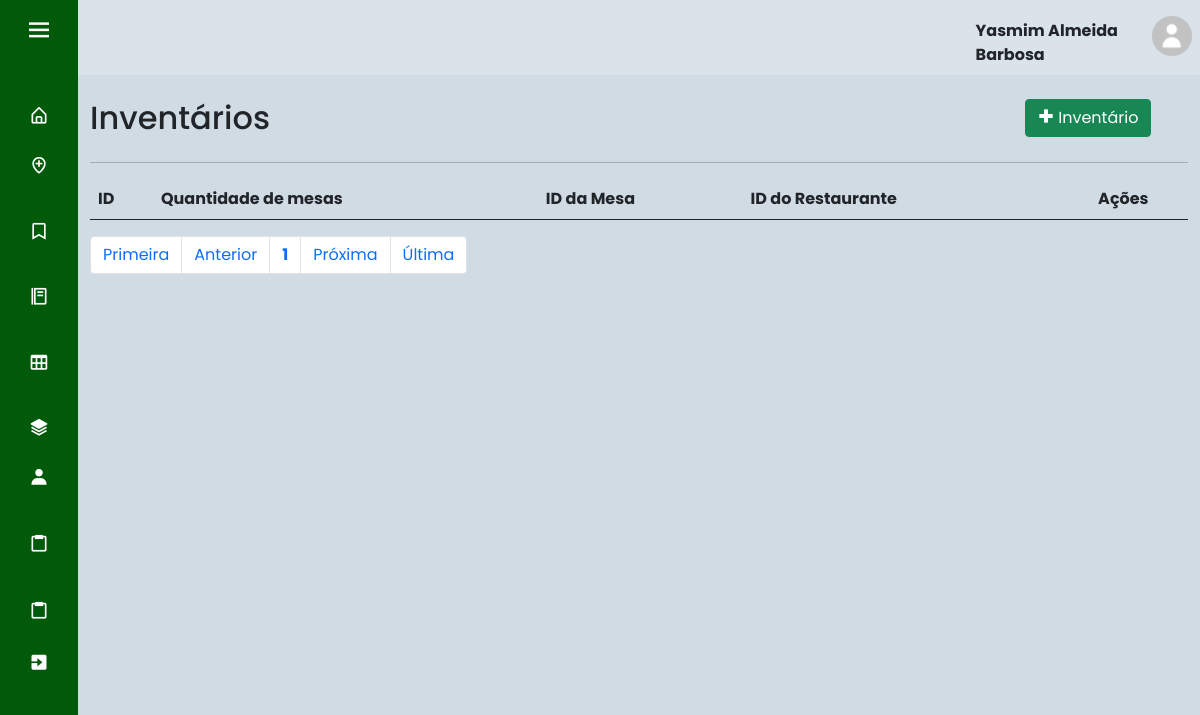
/index.php?page=lista_invent (signed in), run on an earlier commit of the app's database.
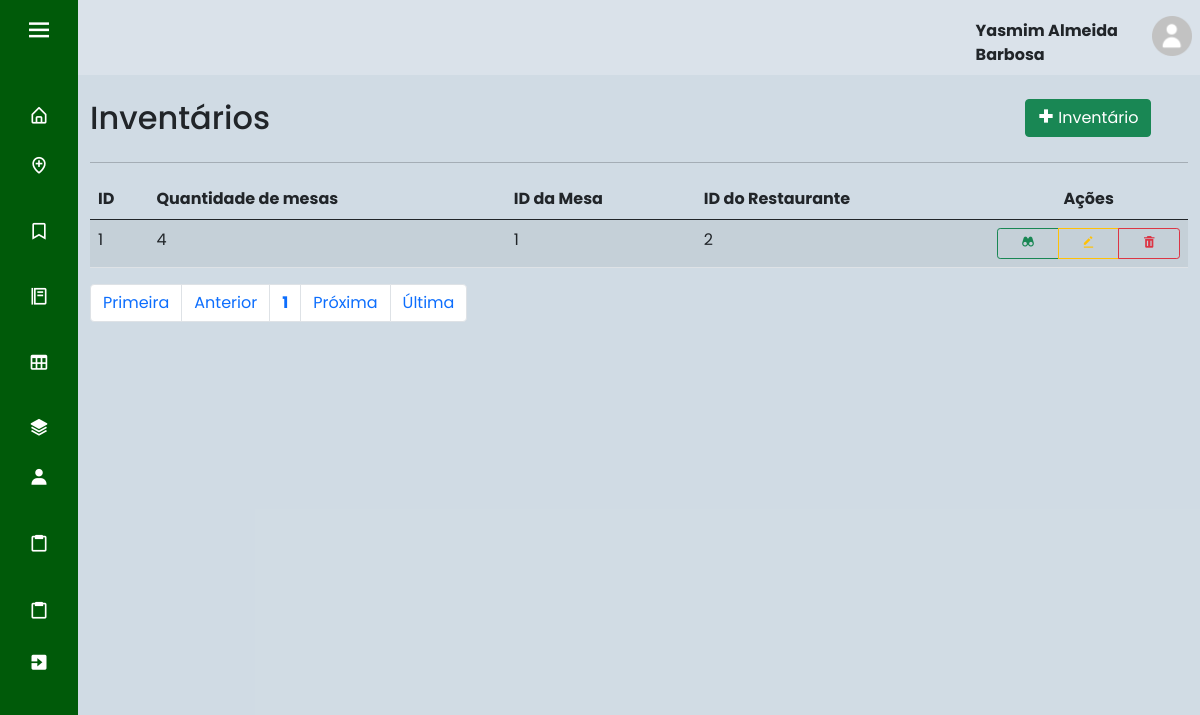
And on a later commit of the database.
### tables this page shows
CREATE TABLE IF NOT EXISTS `usuario` (
  `id_cli` int(11) NOT NULL AUTO_INCREMENT,
  `nome` varchar(45) NOT NULL,
  `email` varchar(45) NOT NULL,
  `senha` varchar(100) NOT NULL,
  `nivel` int(1) DEFAULT NULL,
  `ativo` tinyint(1) DEFAULT NULL,
  PRIMARY KEY (`id_cli`),
  KEY `nivel` (`nivel`)
);

CREATE TABLE IF NOT EXISTS `inventario` (
  `id_invent` int(11) NOT NULL AUTO_INCREMENT,
  `qtde` int(11) NOT NULL,
  `id_mesa` int(11) DEFAULT NULL,
  `id_res` int(11) DEFAULT NULL,
  PRIMARY KEY (`id_invent`),
  KEY `id_mesa` (`id_mesa`),
  KEY `id_res` (`id_res`),
  CONSTRAINT `inventario_ibfk_1` FOREIGN KEY (`id_mesa`) REFERENCES `tipo_mesa` (`id_mesa`),
  CONSTRAINT `inventario_ibfk_2` FOREIGN KEY (`id_res`) REFERENCES `restaurante` (`id_res`)
);

### sis/inventario/lista_invent.php (the view, shortened to what this page needs)
<div id="main" class="container-fluid">
	<div id="top" class="row">
		<div class="col-md-10">
			<h2>Inventários</h2>
		</div>
		<div class="col-md-2">
			<a href="?page=fcad_invent" class="btn btn-success pull-right h2"><i class='bx bx-plus-medical'></i> Inventário</a>
		</div>
	</div>
	<hr/>
	<div id="list" class="row">
		<div class="table-responsive col-md-12">
			<?php
				$quantidade = 5;
				$pagina = (isset($_GET['pagina'])) ? (int)$_GET['pagina'] : 1;
				$inicio = ($quantidade * $pagina) - $quantidade;
				$data = mysqli_query($con, "select * from inventario order by id_invent asc limit $inicio, $quantidade;") or die(mysqli_error("ERRO: ".$con));
				echo "<table class='table table-striped' cellspacing='0' cellpading='0'>";
				echo "<thead><tr>";
				echo "<td><strong>ID</strong></td>";
				echo "<td><strong>Quantidade de mesas</strong></td>";
				echo "<td><strong>ID da Mesa</strong></td>";
				echo "<td><strong>ID do Restaurante</strong></td>";
				echo "<td class='actions d-flex justify-content-center'><strong>Ações</strong></td>";
				echo "</tr></thead><tbody>";
				while($info = mysqli_fetch_array($data)){
					echo "<tr>";
					echo "<td>".$info['id_invent']."</td>";
					echo "<td>".$info['qtde']."</td>";
					echo "<td>".$info['id_mesa']." </td>";
					echo "<td>".$info['id_res']."</td>";
					echo "<td class='actions btn-group btn-group-sm d-flex justify-content-center'>";
					echo "<a class='btn btn-outline-success btn-xs' href=?page=view_invent&id_invent=".$info['id_invent']."> <i class='bx bxs-binoculars'></i> </a>";
					echo "<a class='btn btn-outline-warning btn-xs' href=?page=fedit_invent&id_invent=".$info['id_invent']."> <i class='bx bxs-edit-alt'></i> </a>";
					echo "<button type='button' class='btn btn-outline-danger btn-xs' data-bs-toggle='modal' data-bs-target='#mdexcldisc".$info['id_invent']."'><i class='bx bxs-trash'></i></button></td>";
				}
				echo "</tr></tbody></table>";
			?>
		</div>
	</div>
	<div id="bottom" class="row">
			<div class="col-md-12">
				<?php
					$sqlTotal 		= "select id_invent from inventario;";
					$qrTotal  		= mysqli_query($con, $sqlTotal) or die (mysqli_error());
					$numTotal 		= mysqli_num_rows($qrTotal);
					$totalpagina = (ceil($numTotal/$quantidade)<=0) ? 1 : ceil($numTotal/$quantidade);
					$anterior = (($pagina-1) <= 0) ? 1 : $pagina - 1;
					$posterior = (($pagina+1) >= $totalpagina) ? $totalpagina : $pagina+1;
					echo "<ul class='pagination'>";
					echo "<li class='page-item'><a class='page-link' href='?page=lista_invent&pagina=1'> Primeira</a></li> ";
					echo "<li class='page-item'><a class='page-link' href=\"?page=lista_invent&pagina=$anterior\"> Anterior</a></li> ";
					echo "<li class='page-item'><a class='page-link' href='?page=lista_invent&pagina=".$pagina."'><strong>".$pagina."</strong></a></li> ";
					echo "<li class='page-item'><a class='page-link' href=\"?page=lista_invent&pagina=$posterior\"> Pr&oacute;xima</a></li> ";
					echo "<li class='page-item'><a class='page-link' href=\"?page=lista_invent&pagina=$totalpagina\"> &Uacute;ltima</a></li></ul>";
				?>
			</div>
	</div>
</div>

### index.php (shortened to what this page needs)
<!doctype html>
<html lang="pt-br">
  <head>
    <link rel="stylesheet" href="css/style.css">
    <link href='https://unpkg.com/boxicons@2.0.7/css/boxicons.min.css' rel='stylesheet'>
    <link href="https://cdn.jsdelivr.net/npm/bootstrap@5.0.2/dist/css/bootstrap.min.css" rel="stylesheet">
  </head>
  <body>
    <?php
      include "base/config.php";
      switch($_SESSION['UsuarioNivel']){
        case 3: include "base/sidebar3.php"; break; exit;
      }
    ?>
  <section class="home-section">
      <nav class="navbar navbar-expand-sm" style="background-color: rgba(255, 255, 255, 0.2);">
      <?php
          if(isset($_SESSION["UsuarioID"])) {
              $usuario_id = $_SESSION["UsuarioID"];
          } else{
              header("location: base/index2.php");
              exit;
          }
          $sql = "select * from usuario where id_cli = '$usuario_id'";
          $result = mysqli_query($con, $sql);
          if($result){
            $row = mysqli_fetch_assoc($result);
            $nome = $row['nome'];
      ?>
        <ul class="navbar-nav" style="margin-left: 80%;">
          <li class="nav-item" style="font-weight: bold; margin-top: 5%">
            <?php echo'' .$nome. '';?>
          </li>
          <li class="nav-item">
            <a class="nav-link" href="base/dados.php"><img src="img/home-perfil.png" width="40" height="40"></a>
          </li>
        </ul>
      </nav>
      <br>
      <?php
        } else{
              echo "Erro na consulta:" .mysqli_error($con);
            }
      ?>
    <?php
      include "base/ch_pages.php";
    ?>
    </section>
  </body>
</html>

### base/sidebar3.php (shortened to what this page needs)
<div class="sidebar close">
    <div class="logo-details">
      <i class='bx bx-menu'></i>
    </div>
    <ul class="nav-links">
      <li>
        <a href="?page=home">
          <i class='bx bx-home-alt' ></i>
        </a>
      </li>
      <li>
        <a href="?page=lista_local">
        <i class='bx bx-location-plus'></i>
        </a>
      </li>
      <li>
        <a href="?page=lista_marca">
          <i class='bx bx-bookmark'></i>
        </a>
      </li>
      <li>
        <a href="?page=lista_res">
          <i class='bx bx-food-menu'></i>
        </a>
      </li>
      <li>
        <a href="?page=lista_mesa">
          <i class='bx bx-table'></i>
        </a>
      </li>
      <li>
        <a href="?page=lista_invent">
          <i class='bx bxs-layer'></i>
        </a>
      </li>
      <li>
        <a href="?page=lista_usu">
          <i class='bx bxs-user'></i>
        </a>
      </li>
      <li>
        <a href="?page=lista_demand">
          <i class='bx bx-clipboard'></i>
        </a>
      </li>
      <li>
        <a href="?page=lista_fixa">
          <i class='bx bx-clipboard'></i>
        </a>
      </li>
      <li>
        <a href="?page=logout">
          <i class='bx bxs-exit'></i>
        </a>
      </li>
    </ul>
  </div>

### base/ch_pages.php (shortened to what this page needs)
<?php
    if(isset($_GET['page'])){
        switch ($_GET['page']) {
            case 'lista_invent':
                include "sis/inventario/lista_invent.php";
                break;
        }
    }
    else {
        header("location: index2.php");
    }
?>

### css/style.css (style rules this page uses)
* { margin: 0; padding: 0; box-sizing: border-box; font-family: 'Poppins', sans-serif; }
.sidebar { position: fixed; top: 0; left: 0; height: 100%; width: 260px; background: #005A09; z-index: 100; transition: all 0.5s ease; }
.sidebar.close { width: 78px; }
.sidebar .logo-details { height: 60px; width: 100%; display: flex; align-items: center; }
.sidebar .logo-details i { font-size: 30px; color: #fff; height: 50px; min-width: 78px; text-align: center; line-height: 50px; }
.sidebar .nav-links { height: 100%; padding: 30px 0 150px 0; overflow: auto; }
.sidebar.close .nav-links { overflow: visible; }
.sidebar .nav-links li { position: relative; list-style: none; transition: all 0.4s ease; }
.sidebar .nav-links li i { height: 50px; min-width: 78px; text-align: center; line-height: 50px; color: #fff; font-size: 20px; cursor: pointer; transition: all 0.3s ease; }
.sidebar .nav-links li a { display: flex; align-items: center; text-decoration: none; }
.home-section { position: relative; background: #184e7733; height: 100vh; left: 260px; width: calc(100% - 260px); transition: all 0.5s ease; }
.sidebar.close ~ .home-section { left: 78px; width: calc(100% - 78px); }

What changed in the data, as far as the page shows it:
added inventario: id_invent "1", qtde "4", id_mesa "1", id_res "2"
